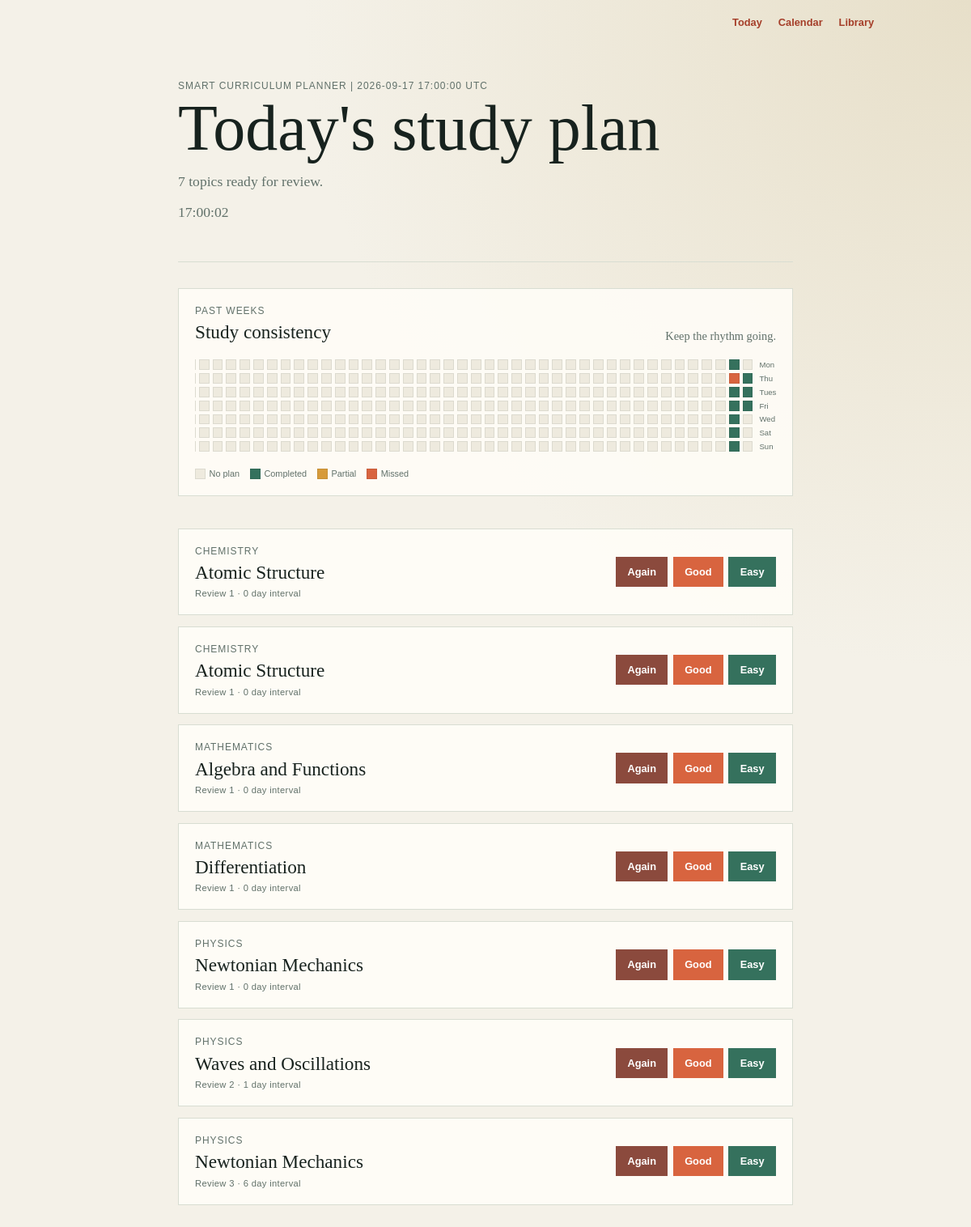
The page / on the database its author committed.
### app.py (models this page shows, shortened)
class Topic(db.Model):
    __tablename__ = 'topics'
    id = db.Column(db.Integer, primary_key=True)
    subject = db.Column(db.String(100), nullable=False)       # e.g., "Physics"
    title = db.Column(db.String(150), nullable=False)         # e.g., "Newtonian Mechanics"
    interval = db.Column(db.Integer, default=0)               # Days until next review
    repetition = db.Column(db.Integer, default=0)             # Successful review streak
    ease_factor = db.Column(db.Float, default=2.5)            # Interval multiplier
    due_date = db.Column(db.DateTime, default=utc_now_naive) # When it should appear on the to-do list
    reviews = db.relationship('Review', back_populates='topic', cascade='all, delete-orphan')
    def review(self, grade, reviewed_at=None):
        """Apply an SM-2 review grade and schedule the next review."""
        if grade not in {1, 3, 5}:
            raise ValueError('grade must be 1, 3, or 5')
        quality_gap = 5 - grade
        self.ease_factor = max(
            1.3,
            self.ease_factor + 0.1 - quality_gap * (0.08 + quality_gap * 0.02),
        )
        if grade == 1:
            self.repetition = 0
            self.interval = 1
        elif self.repetition == 0:
            self.repetition = 1
            self.interval = 1
        elif self.repetition == 1:
            self.repetition = 2
            self.interval = 6
        else:
            self.interval = max(1, round(self.interval * self.ease_factor))
            self.repetition += 1
        review_start = reviewed_at or utc_now_naive()
        self.due_date = review_start + timedelta(days=self.interval)

### app.py (the view)
@app.route('/')
def index():
    today = local_now()
    due_topics = Topic.query.filter(
        Topic.due_date <= utc_now_naive()
    ).order_by(
        Topic.due_date.asc()
    ).all()
    today_date = today.date()
    total_weeks = 52
    total_days = total_weeks * 7
    heatmap_start = today_date - timedelta(
        days=today_date.weekday() + ((total_weeks - 1) * 7)
    )
    heatmap_range_start = datetime.combine(
        heatmap_start, datetime.min.time(), tzinfo=LOCAL_TIMEZONE
    )
    heatmap_range_end = datetime.combine(
        today_date + timedelta(days=1), datetime.min.time(), tzinfo=LOCAL_TIMEZONE
    )
    heatmap_start_utc = local_datetime_to_utc_naive(heatmap_range_start)
    heatmap_end_utc = local_datetime_to_utc_naive(heatmap_range_end)
    planned_topics = Topic.query.filter(
        Topic.due_date >= heatmap_start_utc,
        Topic.due_date < heatmap_end_utc,
    ).all()
    completed_reviews = Review.query.filter(
        Review.reviewed_at >= heatmap_start_utc,
        Review.reviewed_at < heatmap_end_utc,
    ).all()
    planned_by_date = defaultdict(int)
    completed_by_date = defaultdict(int)
    for topic in planned_topics:
        planned_by_date[utc_naive_to_local_date(topic.due_date)] += 1
    for review in completed_reviews:
        completed_by_date[utc_naive_to_local_date(review.reviewed_at)] += 1
    heatmap_days = []
    for offset in range(total_days):
        current_date = heatmap_start + timedelta(days=offset)
        planned = planned_by_date[current_date]
        completed = completed_by_date[current_date]
        if planned and completed >= planned:
            level = 'complete'
        elif planned and completed:
            level = 'partial'
        elif planned:
            level = 'missed'
        elif completed:
            level = 'complete'
        else:
            level = 'empty'
        heatmap_days.append({
            'date': current_date,
            'planned': planned,
            'completed': completed,
            'level': level,
        })
    heatmap_weeks = [heatmap_days[index:index + 7] for index in range(0, total_days, 7)]
    return render_template(
        'index.html',
        due_topics=due_topics,
        today=today,
        heatmap_weeks=heatmap_weeks,
    )

### app.py (called while the page is built)
def utc_now_naive():
    return datetime.now(timezone.utc).replace(tzinfo=None)

def local_now():
    return datetime.now(timezone.utc).astimezone(LOCAL_TIMEZONE)

def local_datetime_to_utc_naive(value):
    return value.astimezone(timezone.utc).replace(tzinfo=None)

def utc_naive_to_local_date(value):
    return value.replace(tzinfo=timezone.utc).astimezone(LOCAL_TIMEZONE).date()

### templates/index.html (shortened to what this page needs)
{% extends "layout.html" %}
{% block content %}
    <main>
        <header>
            <p class="eyebrow">Smart Curriculum Planner | {{ today.strftime("%Y-%m-%d %H:%M:%S %Z") }}</p>
            <h1>Today's study plan</h1>
            <p class="summary">{{ due_topics|length }} topic{% if due_topics|length != 1 %}s{% endif %} ready for review.</p>
            <p class="summary" id="live-clock">{{ today.strftime("%H:%M:%S") }}</p>
        </header>
        <section class="consistency" aria-labelledby="consistency-title">
            <div class="consistency-heading">
                <div>
                    <p class="eyebrow">Past weeks</p>
                    <h2 id="consistency-title">Study consistency</h2>
                </div>
                <p class="consistency-summary">Keep the rhythm going.</p>
            </div>
            <div class="heatmap" aria-label="Study consistency over the past weeks">
                <div class="heatmap-grid">
                    {% for week in heatmap_weeks %}
                        <div class="heatmap-week">
                            {% for day in week %}
                                <a class="heatmap-day heatmap-{{ day.level }}" href="{{ url_for('calendar_day_view', selected_date=day.date.isoformat()) }}" aria-label="{{ day.date.strftime('%B %-d, %Y') }}: {{ day.completed }} completed, {{ day.planned }} planned" title="{{ day.date.strftime('%b %-d') }} · {{ day.completed }} completed / {{ day.planned }} planned"></a>
                            {% endfor %}
                        </div>
                    {% endfor %}
                </div>
                <div class="heatmap-weekdays" aria-hidden="true">
                    <span>Mon</span>
                    <span>Tues</span>
                    <span>Wed</span>
                    <span>Thu</span>
                    <span>Fri</span>
                    <span>Sat</span>
                    <span>Sun</span>
                </div>
            </div>
            <div class="heatmap-legend" aria-label="Heatmap legend">
                <span><i class="heatmap-swatch heatmap-empty"></i>No plan</span>
                <span><i class="heatmap-swatch heatmap-complete"></i>Completed</span>
                <span><i class="heatmap-swatch heatmap-partial"></i>Partial</span>
                <span><i class="heatmap-swatch heatmap-missed"></i>Missed</span>
            </div>
        </section>
        {% if due_topics %}
            <section class="topic-list" aria-label="Topics due for review">
                {% for topic in due_topics %}
                    <article class="topic">
                        <div>
                            <p class="subject">{{ topic.subject }}</p>
                            <h2>{{ topic.title }}</h2>
                            <p class="meta">Review {{ topic.repetition + 1 }} · {{ topic.interval }} day interval</p>
                        </div>
                        <form method="post" action="{{ url_for('review_topic', topic_id=topic.id) }}" class="review-actions">
                            <button type="submit" name="grade" value="1" class="again">Again</button>
                            <button type="submit" name="grade" value="3">Good</button>
                            <button type="submit" name="grade" value="5" class="easy">Easy</button>
                        </form>
                    </article>
                {% endfor %}
            </section>
        {% else %}
            <section class="empty-state">
                <h2>Nothing due today</h2>
                <p>Your next review will appear here when it is scheduled.</p>
            </section>
        {% endif %}
    </main>
{% endblock %}

### static/style.css (style rules this page uses)
* { box-sizing: border-box; }
:root { --ink: #17221e; --muted: #61716a; --paper: #f4f1e8; --surface: #fffdf8; --line: #d8ddd2; --accent: #d8643f; --accent-dark: #a53e29; }
body { margin: 0; color: var(--ink); background: radial-gradient(circle at top right, #e7dfc9, var(--paper) 42%); font-family: Georgia, "Times New Roman", serif; }
main { width: min(760px, calc(100% - 2rem)); margin: 0 auto; padding: 4rem 0; }
header { border-bottom: 1px solid var(--line); padding-bottom: 2rem; }
.eyebrow, .subject, .meta { margin: 0; color: var(--muted); font-family: "Trebuchet MS", sans-serif; font-size: 0.75rem; letter-spacing: 0.08em; text-transform: uppercase; }
h1 { margin: 0.45rem 0 0.6rem; font-size: clamp(2.5rem, 8vw, 5rem); font-weight: 400; line-height: 0.95; }
.summary, .empty-state p { color: var(--muted); font-size: 1.1rem; }
.topic-list { display: grid; gap: 0.85rem; margin-top: 2rem; }
.topic, .empty-state { display: flex; align-items: center; justify-content: space-between; gap: 1rem; padding: 1.25rem; border: 1px solid var(--line); background: color-mix(in srgb, var(--surface) 88%, transparent); }
h2 { margin: 0.4rem 0; font-size: 1.45rem; font-weight: 400; }
.meta { font-size: 0.7rem; letter-spacing: 0.03em; text-transform: none; }
button { border: 0; padding: 0.7rem 0.9rem; color: white; background: var(--accent); font: 600 0.8rem "Trebuchet MS", sans-serif; cursor: pointer; }
.review-actions { display: flex; flex-wrap: wrap; gap: 0.4rem; }
.review-actions .again { background: #8b4a3d; }
.review-actions .easy { background: #35715d; }
.consistency { margin: 2rem 0 2.5rem; padding: 1.25rem; border: 1px solid var(--line); background: color-mix(in srgb, var(--surface) 88%, transparent); }
.consistency-heading { display: flex; align-items: end; justify-content: space-between; gap: 1rem; }
.consistency-heading h2 { margin-bottom: 0; }
.consistency-summary { margin: 0; color: var(--muted); font-size: 0.9rem; }
.heatmap { display: flex; gap: 0.5rem; margin-top: 1.25rem; overflow-x: auto; padding-bottom: 0.25rem; }
.heatmap-weekdays { display: grid; grid-template-rows: repeat(7, 0.8rem); gap: 0.25rem; padding-top: 0.05rem; color: var(--muted); font: 0.6rem "Trebuchet MS", sans-serif; }
.heatmap-weekdays span:nth-child(2) { grid-row: 3; }
.heatmap-weekdays span:nth-child(3) { grid-row: 5; }
.heatmap-grid { display: flex; gap: 0.25rem; min-width: max-content; }
.heatmap-week { display: grid; grid-template-rows: repeat(7, 0.8rem); gap: 0.25rem; }
.heatmap-complete { background: #35715d; }
.heatmap-partial { background: #d69a3a; }
.heatmap-missed { background: var(--accent); }
.heatmap-legend { display: flex; flex-wrap: wrap; gap: 0.8rem; margin-top: 1rem; color: var(--muted); font: 0.68rem "Trebuchet MS", sans-serif; }
.heatmap-legend span { display: inline-flex; align-items: center; gap: 0.3rem; }

### rows shown on the page
Topic: subject "CHEMISTRY", title "Atomic Structure", topic.repetition+1 "1", interval "0"
Topic: subject "CHEMISTRY", title "Atomic Structure", topic.repetition+1 "1", interval "0"
Topic: subject "MATHEMATICS", title "Algebra and Functions", topic.repetition+1 "1", interval "0"
Topic: subject "MATHEMATICS", title "Differentiation", topic.repetition+1 "1", interval "0"
Topic: subject "PHYSICS", title "Newtonian Mechanics", topic.repetition+1 "1", interval "0"
Topic: subject "PHYSICS", title "Waves and Oscillations", topic.repetition+1 "2", interval "1"
Topic: subject "PHYSICS", title "Newtonian Mechanics", topic.repetition+1 "3", interval "6"

### other values the page prints
{{ today.strftime("%Y-%m-%d %H:%M:%S %Z") }} "2026-09-17 17:00:00 UTC"
{{ due_topics|length }} "7"
